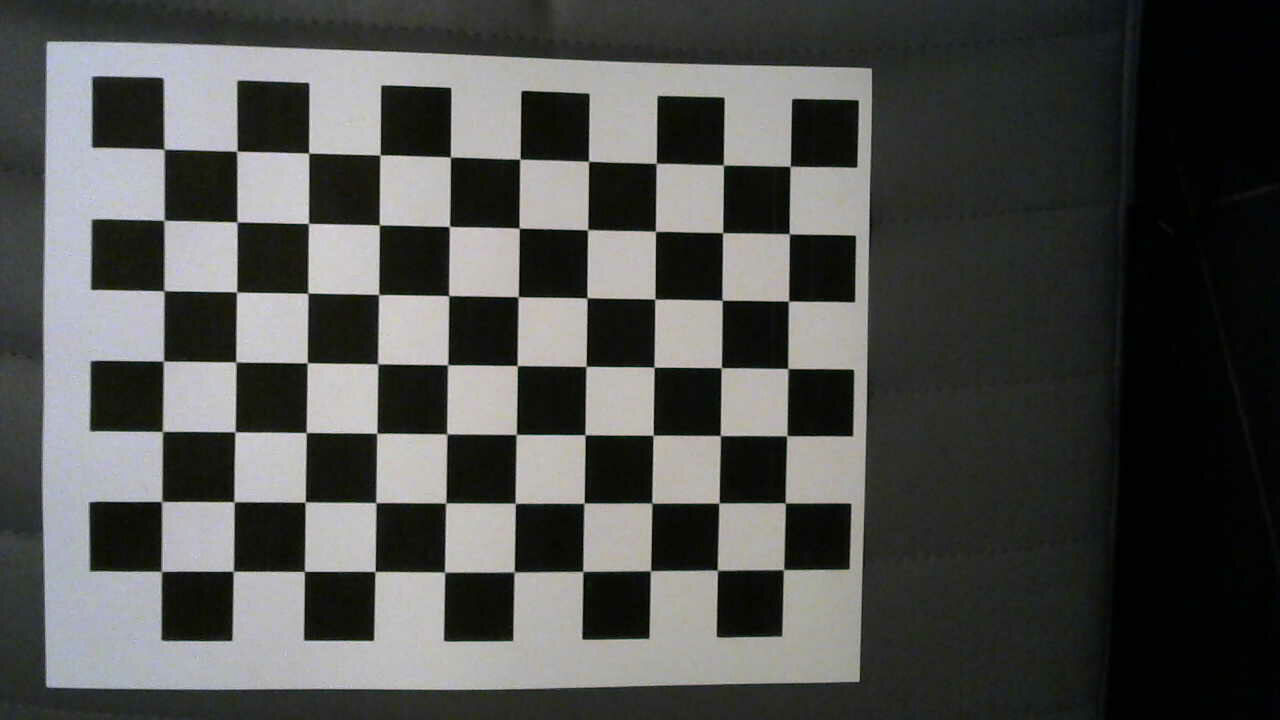
#> input picture calibrationFolder/2025-02-26-204607.jpg, 1280 x 720 px; its folder holds 5 pictures in this run; the run also reads 1 picture not shown here
$ python cameraCalibrationTest.py
#> lines starting #> are read from the running program, lines starting #| are printed output that depends on the picture; after the words box and inside, x2 and y2 are one past the last pixel; in counts of white or black regions, pixels touching at a corner belong together
# Import required modules
import cv2
import numpy as np
import os
import glob


# Define the dimensions of checkerboard
CHECKERBOARD = (5, 6)


# stop the iteration when specified
# accuracy, epsilon, is reached or
# specified number of iterations are completed.
criteria = (cv2.TERM_CRITERIA_EPS +
			cv2.TERM_CRITERIA_MAX_ITER, 24, 0.001)


# Vector for 3D points
threedpoints = []

# Vector for 2D points
twodpoints = []


# 3D points real world coordinates
objectp3d = np.zeros((1, CHECKERBOARD[0]
					* CHECKERBOARD[1],
					3), np.float32)
objectp3d[0, :, :2] = np.mgrid[0:CHECKERBOARD[0],
							0:CHECKERBOARD[1]].T.reshape(-1, 2)
prev_img_shape = None


# Extracting path of individual image stored
# in a given directory. Since no path is
# specified, it will take current directory
# jpg files alone
images = glob.glob('*.jpg')

for filename in images:
	image = cv2.imread(filename)
#> image is the input picture: shape (720, 1280, 3); mean B, G, R 78.2, 80.3, 79.3
	grayColor = cv2.cvtColor(image, cv2.COLOR_BGR2GRAY)

	# Find the chess board corners
	# If desired number of corners are
	# found in the image then ret = true
	ret, corners = cv2.findChessboardCorners(
					grayColor, CHECKERBOARD,
					cv2.CALIB_CB_ADAPTIVE_THRESH
					+ cv2.CALIB_CB_FAST_CHECK +
					cv2.CALIB_CB_NORMALIZE_IMAGE)
#> ret = True; corners = 30 rows, first 8: [164, 149.3], [236.5, 151.3], [308.4, 153], [380, 155], [450.4, 157], [163.7, 220.5], [237, 222.2], [308.4, 223.1]

	# If desired number of corners can be detected then,
	# refine the pixel coordinates and display
	# them on the images of checker board
	if ret == True:
		threedpoints.append(objectp3d)

		# Refining pixel coordinates
		# for given 2d points.
		corners2 = cv2.cornerSubPix(grayColor, corners, (11, 11), (-1, -1), criteria)
#> corners2 = 30 rows, first 8: [164, 149.2], [236.8, 151.2], [308.6, 153.1], [380, 155], [450.4, 157.1], [164, 220.3], [237.1, 222], [308.4, 223.4]

		twodpoints.append(corners2)

		# Draw and display the corners
		image = cv2.drawChessboardCorners(image, CHECKERBOARD, corners2, ret)
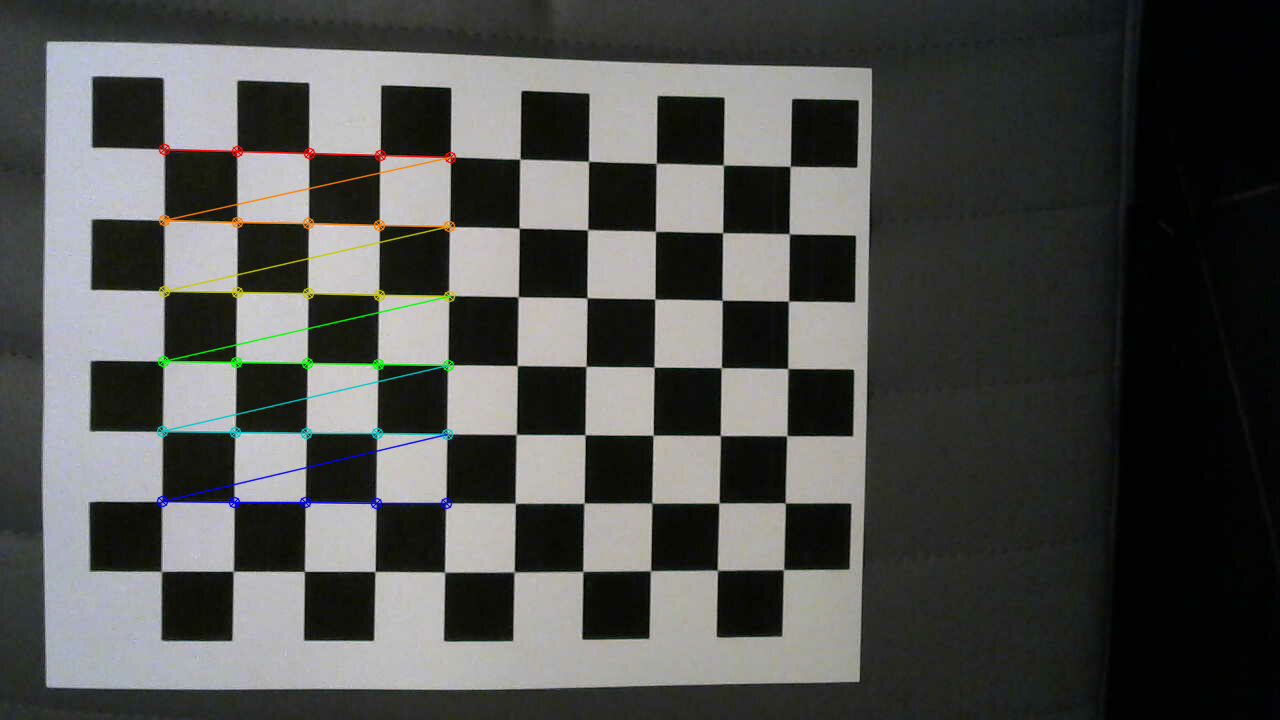
#> image: shape (720, 1280, 3); 1.29% of pixels changed, all inside (x1, y1, x2, y2) = (156, 143, 457, 510)

		cv2.imshow('img', image)
		cv2.waitKey(500)

cv2.destroyAllWindows()

h, w = image.shape[:2]
#> h = 720; w = 1280


# Perform camera calibration by
# passing the value of above found out 3D points (threedpoints)
# and its corresponding pixel coordinates of the
# detected corners (twodpoints)
ret, matrix, distortion, r_vecs, t_vecs = cv2.calibrateCamera(
    threedpoints, twodpoints, grayColor.shape[::-1], None, None)

img = cv2.imread('2025-02-26-204613.jpg')
h, w = img.shape[:2]
newcameramtx, roi = cv2.getOptimalNewCameraMatrix(matrix, distortion, (w,h), 1, (w,h))


# Displaying required output
print(" Camera matrix:")
print(matrix)

print("\n Distortion coefficient:")
print(distortion)

print("\n Rotation Vectors:")
print(r_vecs)

print("\n Translation Vectors:")
print(t_vecs)

print("\n New Cam Matrix: ")
print(newcameramtx)
